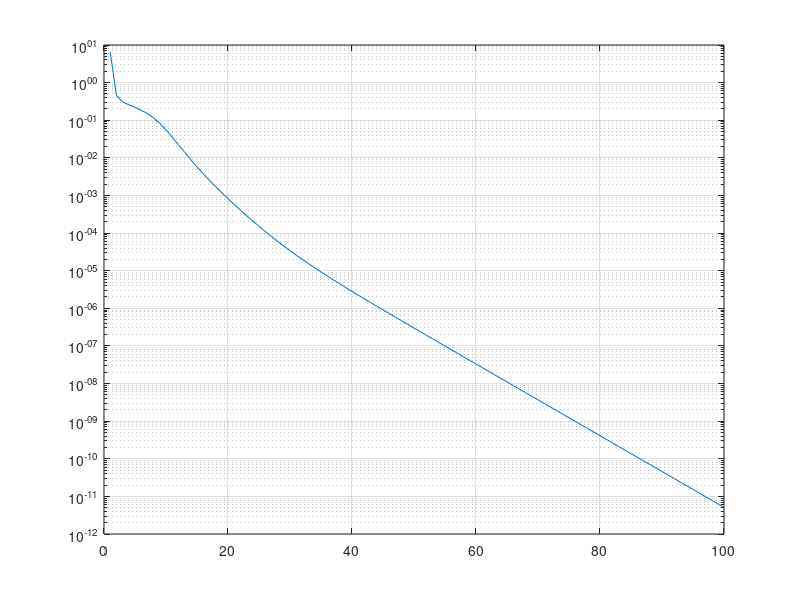

MATLAB code for this plot:
clear

% Dane originalne
I = 100; T = 1000; J = 10;
Aw = max(0,randn(I,J));
Xw = max(0,randn(J,T));

Y = Aw*Xw;

% Inicjalizacja
A = rand(size(Y,1),J);
X = rand(J,size(Y,2));

MaxIter = 100;

for k = 1:MaxIter
    
    A = max(0,Y*X'*inv(X*X'));
    A = A*diag(1./sum(A,1));
    
    X = max(0,inv(A'*A)*A'*Y);
    res(k) = norm(Y - A*X,'fro')/norm(Y,'fro');
    
end

figure
semilogy(res)

% ---- to co napisal na konsoli ----

Aws = Aw*diag(1./sum(Aw,1));
grid on
eps
Aws(1:5,:)

